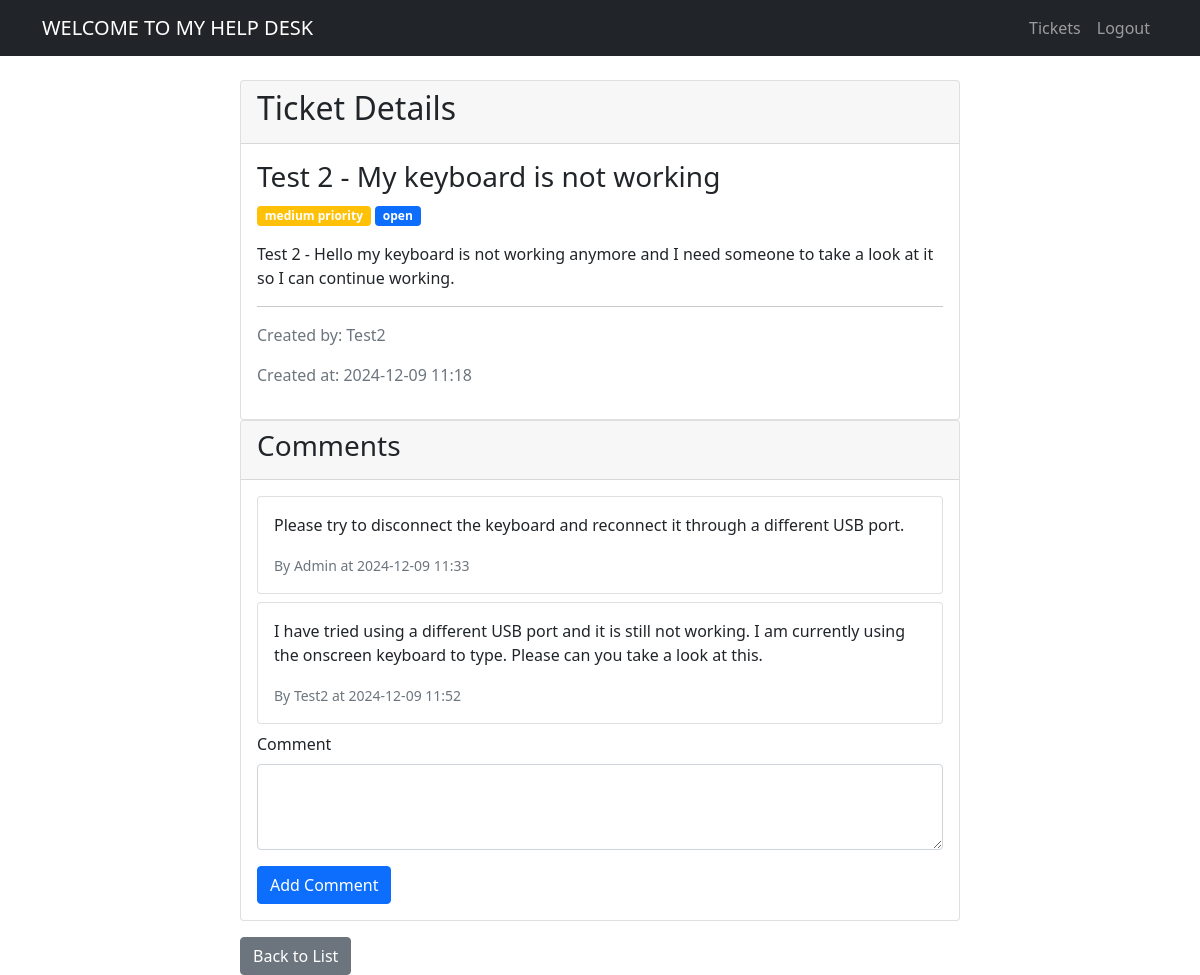
Screenshot of /tickets/2 (signed in) with the database file from the repository.
### app/models.py (models this page shows, shortened)
class Ticket(db.Model):
    id = db.Column(db.Integer, primary_key=True)
    title = db.Column(db.String(100), nullable=False)
    description = db.Column(db.Text, nullable=False)
    status = db.Column(db.String(20), default='open')
    priority = db.Column(db.String(20), default='medium')
    created_at = db.Column(db.DateTime, default=datetime.now)
    updated_at = db.Column(db.DateTime, default=datetime.now, onupdate=datetime.now)
    author_id = db.Column(db.Integer, db.ForeignKey('user.id'), nullable=False)
    assigned_to = db.Column(db.Integer, db.ForeignKey('user.id'))
    comments = db.relationship('Comment', backref='ticket', lazy='dynamic', cascade='all, delete-orphan')

class User(UserMixin, db.Model):
    id = db.Column(db.Integer, primary_key=True)
    username = db.Column(db.String(64), unique=True, nullable=False)
    email = db.Column(db.String(120), unique=True, nullable=False)
    password_hash = db.Column(db.String(128))
    is_admin = db.Column(db.Boolean, default=False)
    created_at = db.Column(db.DateTime, default=datetime.now)
    tickets_created = db.relationship('Ticket', backref='author', lazy='dynamic', foreign_keys='Ticket.author_id')
    tickets_assigned = db.relationship('Ticket', backref='assigned_user', lazy='dynamic', foreign_keys='Ticket.assigned_to')
    comments = db.relationship('Comment', backref='author', lazy='dynamic')

class Comment(db.Model):
    id = db.Column(db.Integer, primary_key=True)
    content = db.Column(db.Text, nullable=False)
    created_at = db.Column(db.DateTime, default=datetime.now)
    author_id = db.Column(db.Integer, db.ForeignKey('user.id'), nullable=False)
    ticket_id = db.Column(db.Integer, db.ForeignKey('ticket.id'), nullable=False)

### app/routes/tickets.py (the view)
@bp.route('/tickets/<int:id>')
@login_required
def view_ticket(id):
    ticket = Ticket.query.get_or_404(id)
    form = CommentForm()
    return render_template('tickets/view.html', ticket=ticket, form=form)

### app/forms.py
class CommentForm(FlaskForm):
    content = TextAreaField('Comment', validators=[DataRequired()])
    submit = SubmitField('Add Comment')

### app/__init__.py (called while the page is built)
def create_app(config_class=Config):
    app = Flask(__name__)
    app.config.from_object(config_class)
    db.init_app(app)
    login_manager.init_app(app)
    from app.routes.main import bp as main_bp
    from app.routes.auth import bp as auth_bp
    from app.routes.tickets import bp as tickets_bp
    app.register_blueprint(main_bp)
    app.register_blueprint(auth_bp)
    app.register_blueprint(tickets_bp)
    @login_manager.user_loader
    def load_user(id):
        from app.models import User
        return User.query.get(int(id))
    return app

### app/templates/tickets/view.html (shortened to what this page needs)
{% extends "base.html" %} {% block title %}View Ticket{% endblock %} {% block
content %}
<div class="container">
  <div class="row">
    <div class="col-md-8 offset-md-2">
      <div class="card">
        <div
          class="card-header d-flex justify-content-between align-items-center"
        >
          <h2>Ticket Details</h2>
        </div>
        <div class="card-body">
          <h3 class="card-title">{{ ticket.title }}</h3>
          <div class="mb-3">
            <span
              class="badge bg-{{ 'danger' if ticket.priority == 'high' else 'warning' if ticket.priority == 'medium' else 'info' }}"
            >
              {{ ticket.priority }} priority
            </span>
            <span
              class="badge bg-{{ 'success' if ticket.status == 'closed' else 'primary' }}"
            >
              {{ ticket.status }}
            </span>
          </div>
          <p class="card-text">{{ ticket.description }}</p>
          <hr />
          <div class="text-muted">
            <p>Created by: {{ ticket.author.username }}</p>
            <p>
              Created at: {{ ticket.created_at.strftime('%Y-%m-%d %H:%M') }}
            </p>
          </div>
        </div>
      </div>
      <div class="card">
        <div class="card-header">
          <h3>Comments</h3>
        </div>
        <div class="card-body">
           {% if ticket.comments.all() %} {% for
          comment in ticket.comments %}
          <div class="card mb-2">
            <div class="card-body">
              <p>{{ comment.content }}</p>
              <small class="text-muted">
                By {{ comment.author.username }} at {{
                comment.created_at.strftime('%Y-%m-%d %H:%M') }}
              </small>
            </div>
          </div>
          {% endfor %} {% else %} {# This shows a message if no comments exist
          on that ticket yet #}
          <p class="text-muted">No comments yet.</p>
          {% endif %}
          <form
            method="POST"
            action="{{ url_for('tickets.add_comment', ticket_id=ticket.id) }}"
          >
            <div class="mb-3">
              {{ form.content.label(class="form-label") }} {{
              form.content(class="form-control", rows="3") }}
            </div>
            {{ form.submit(class="btn btn-primary") }}
          </form>
        </div>
      </div>
      <div class="mt-3">
        <a
          href="{{ url_for('tickets.list_tickets') }}"
          class="btn btn-secondary"
          >Back to List</a
        >
      </div>
    </div>
  </div>
</div>
{% endblock %}

### rows the page displays
Ticket: title "Test 2 - My keyboard is not working", priority "medium", status "open", description "Test 2 - Hello my keyboard is not working anymore and I need someone to take a look at it so I can continue working.", created_at "2024-12-09 11:18"
User: author.username "Test2"
Comment: content "Please try to disconnect the keyboard and reconnect it through a different USB port.", author.username "Admin", created_at "2024-12-09 11:33"
Comment: content "I have tried using a different USB port and it is still not working. I am currently using the onscreen keyboard to type. Please can you take a look at this.", author.username "Test2", created_at "2024-12-09 11:52"
